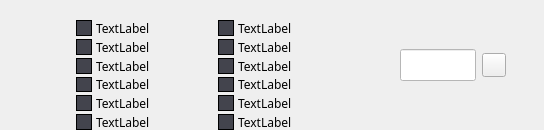
    <widget class="QFrame" name="Legend">
     <property name="sizePolicy">
      <sizepolicy hsizetype="Preferred" vsizetype="Fixed">
       <horstretch>0</horstretch>
       <verstretch>2</verstretch>
      </sizepolicy>
     </property>
     <property name="minimumSize">
      <size>
       <width>150</width>
       <height>130</height>
      </size>
     </property>
     <property name="maximumSize">
      <size>
       <width>16777215</width>
       <height>130</height>
      </size>
     </property>
     <layout class="QHBoxLayout" name="horizontalLayout" stretch="2,6,1,2,0,1">
      <property name="sizeConstraint">
       <enum>QLayout::SetDefaultConstraint</enum>
      </property>
      <property name="leftMargin">
       <number>0</number>
      </property>
      <property name="topMargin">
       <number>0</number>
      </property>
      <property name="rightMargin">
       <number>0</number>
      </property>
      <property name="bottomMargin">
       <number>0</number>
      </property>
      <item>
       <spacer name="horizontalSpacer_3">
        <property name="orientation">
         <enum>Qt::Horizontal</enum>
        </property>
        <property name="sizeHint" stdset="0">
         <size>
          <width>40</width>
          <height>20</height>
         </size>
        </property>
       </spacer>
      </item>
      <item>
       <widget class="QWidget" name="widget" native="true">
        <property name="sizePolicy">
         <sizepolicy hsizetype="Fixed" vsizetype="Fixed">
          <horstretch>0</horstretch>
          <verstretch>0</verstretch>
         </sizepolicy>
        </property>
        <property name="minimumSize">
         <size>
          <width>280</width>
          <height>130</height>
         </size>
        </property>
        <property name="maximumSize">
         <size>
          <width>280</width>
          <height>130</height>
         </size>
        </property>
        <property name="styleSheet">
         <string notr="true"/>
        </property>
        <layout class="QGridLayout" name="gridLayout_3">
         <property name="leftMargin">
          <number>0</number>
         </property>
         <property name="topMargin">
          <number>20</number>
         </property>
         <property name="rightMargin">
          <number>0</number>
         </property>
         <property name="bottomMargin">
          <number>0</number>
         </property>
         <property name="horizontalSpacing">
          <number>4</number>
         </property>
         <property name="verticalSpacing">
          <number>3</number>
         </property>
         <item row="3" column="3">
          <widget class="QLabel" name="lbl10">
           <property name="sizePolicy">
            <sizepolicy hsizetype="Preferred" vsizetype="Preferred">
             <horstretch>0</horstretch>
             <verstretch>0</verstretch>
            </sizepolicy>
           </property>
           <property name="minimumSize">
            <size>
             <width>80</width>
             <height>10</height>
            </size>
           </property>
           <property name="font">
            <font>
             <family>Fira Sans</family>
            </font>
           </property>
           <property name="text">
            <string>TextLabel</string>
           </property>
          </widget>
         </item>
         <item row="3" column="2">
          <widget class="QLabel" name="lblColor10">
           <property name="sizePolicy">
            <sizepolicy hsizetype="Fixed" vsizetype="Fixed">
             <horstretch>0</horstretch>
             <verstretch>0</verstretch>
            </sizepolicy>
           </property>
           <property name="minimumSize">
            <size>
             <width>16</width>
             <height>8</height>
            </size>
           </property>
           <property name="styleSheet">
            <string notr="true">background-color: rgb(67, 68, 77);
border-color: rgb(42, 42, 42);</string>
           </property>
           <property name="frameShape">
            <enum>QFrame::Box</enum>
           </property>
           <property name="frameShadow">
            <enum>QFrame::Plain</enum>
           </property>
           <property name="lineWidth">
            <number>1</number>
           </property>
           <property name="text">
            <string/>
           </property>
          </widget>
         </item>
         <item row="1" column="3">
          <widget class="QLabel" name="lbl8">
           <property name="sizePolicy">
            <sizepolicy hsizetype="Preferred" vsizetype="Preferred">
             <horstretch>0</horstretch>
             <verstretch>0</verstretch>
            </sizepolicy>
           </property>
           <property name="minimumSize">
            <size>
             <width>80</width>
             <height>10</height>
            </size>
           </property>
           <property name="font">
            <font>
             <family>Fira Sans</family>
            </font>
           </property>
           <property name="text">
            <string>TextLabel</string>
           </property>
          </widget>
         </item>
         <item row="5" column="2">
          <widget class="QLabel" name="lblColor12">
           <property name="sizePolicy">
            <sizepolicy hsizetype="Fixed" vsizetype="Fixed">
             <horstretch>0</horstretch>
             <verstretch>0</verstretch>
            </sizepolicy>
           </property>
           <property name="minimumSize">
            <size>
             <width>16</width>
             <height>8</height>
            </size>
           </property>
           <property name="styleSheet">
            <string notr="true">background-color: rgb(67, 68, 77);
border-color: rgb(42, 42, 42);</string>
           </property>
           <property name="frameShape">
            <enum>QFrame::Box</enum>
           </property>
           <property name="frameShadow">
            <enum>QFrame::Plain</enum>
           </property>
           <property name="lineWidth">
            <number>1</number>
           </property>
           <property name="text">
            <string/>
           </property>
          </widget>
         </item>
         <item row="1" column="1">
          <widget class="QLabel" name="lbl2">
           <property name="sizePolicy">
            <sizepolicy hsizetype="Preferred" vsizetype="Preferred">
             <horstretch>0</horstretch>
             <verstretch>0</verstretch>
            </sizepolicy>
           </property>
           <property name="minimumSize">
            <size>
             <width>80</width>
             <height>10</height>
            </size>
           </property>
           <property name="font">
            <font>
             <family>Fira Sans</family>
            </font>
           </property>
           <property name="text">
            <string>TextLabel</string>
           </property>
          </widget>
         </item>
         <item row="1" column="2">
          <widget class="QLabel" name="lblColor8">
           <property name="sizePolicy">
            <sizepolicy hsizetype="Fixed" vsizetype="Fixed">
             <horstretch>0</horstretch>
             <verstretch>0</verstretch>
            </sizepolicy>
           </property>
           <property name="minimumSize">
            <size>
             <width>16</width>
             <height>8</height>
            </size>
           </property>
           <property name="styleSheet">
            <string notr="true">background-color: rgb(67, 68, 77);
border-color: rgb(42, 42, 42);</string>
           </property>
           <property name="frameShape">
            <enum>QFrame::Box</enum>
           </property>
           <property name="frameShadow">
            <enum>QFrame::Plain</enum>
           </property>
           <property name="lineWidth">
            <number>1</number>
           </property>
           <property name="text">
            <string/>
           </property>
          </widget>
         </item>
         <item row="5" column="0">
          <widget class="QLabel" name="lblColor6">
           <property name="sizePolicy">
            <sizepolicy hsizetype="Fixed" vsizetype="Fixed">
             <horstretch>0</horstretch>
             <verstretch>0</verstretch>
            </sizepolicy>
           </property>
           <property name="minimumSize">
            <size>
             <width>16</width>
             <height>8</height>
            </size>
           </property>
           <property name="styleSheet">
            <string notr="true">background-color: rgb(67, 68, 77);
border-color: rgb(42, 42, 42);</string>
           </property>
           <property name="frameShape">
            <enum>QFrame::Box</enum>
           </property>
           <property name="frameShadow">
            <enum>QFrame::Plain</enum>
           </property>
           <property name="lineWidth">
            <number>1</number>
           </property>
           <property name="text">
            <string/>
           </property>
          </widget>
         </item>
         <item row="2" column="1">
          <widget class="QLabel" name="lbl3">
           <property name="sizePolicy">
            <sizepolicy hsizetype="Preferred" vsizetype="Preferred">
             <horstretch>0</horstretch>
             <verstretch>0</verstretch>
            </sizepolicy>
           </property>
           <property name="minimumSize">
            <size>
             <width>80</width>
             <height>10</height>
            </size>
           </property>
           <property name="font">
            <font>
             <family>Fira Sans</family>
            </font>
           </property>
           <property name="text">
            <string>TextLabel</string>
           </property>
          </widget>
         </item>
         <item row="2" column="0">
          <widget class="QLabel" name="lblColor3">
           <property name="sizePolicy">
            <sizepolicy hsizetype="Fixed" vsizetype="Fixed">
             <horstretch>0</horstretch>
             <verstretch>0</verstretch>
            </sizepolicy>
           </property>
           <property name="minimumSize">
            <size>
             <width>16</width>
             <height>8</height>
            </size>
           </property>
           <property name="styleSheet">
            <string notr="true">background-color: rgb(67, 68, 77);
border-color: rgb(42, 42, 42);</string>
           </property>
           <property name="frameShape">
            <enum>QFrame::Box</enum>
           </property>
           <property name="frameShadow">
            <enum>QFrame::Plain</enum>
           </property>
           <property name="lineWidth">
            <number>1</number>
           </property>
           <property name="text">
            <string/>
           </property>
          </widget>
         </item>
         <item row="5" column="3">
          <widget class="QLabel" name="lbl12">
           <property name="sizePolicy">
            <sizepolicy hsizetype="Preferred" vsizetype="Preferred">
             <horstretch>0</horstretch>
             <verstretch>0</verstretch>
            </sizepolicy>
           </property>
           <property name="minimumSize">
            <size>
             <width>80</width>
             <height>10</height>
            </size>
           </property>
           <property name="font">
            <font>
             <family>Fira Sans</family>
            </font>
           </property>
           <property name="text">
            <string>TextLabel</string>
           </property>
          </widget>
         </item>
         <item row="0" column="0">
          <widget class="QLabel" name="lblColor">
           <property name="sizePolicy">
            <sizepolicy hsizetype="Fixed" vsizetype="Fixed">
             <horstretch>0</horstretch>
             <verstretch>0</verstretch>
            </sizepolicy>
           </property>
           <property name="minimumSize">
            <size>
             <width>16</width>
             <height>8</height>
            </size>
           </property>
           <property name="styleSheet">
            <string notr="true">background-color: rgb(67, 68, 77);
border-color: rgb(42, 42, 42);</string>
           </property>
           <property name="frameShape">
            <enum>QFrame::Box</enum>
           </property>
           <property name="frameShadow">
            <enum>QFrame::Plain</enum>
           </property>
           <property name="lineWidth">
            <number>1</number>
           </property>
           <property name="text">
            <string/>
           </property>
          </widget>
         </item>
         <item row="0" column="3">
          <widget class="QLabel" name="lbl7">
           <property name="sizePolicy">
            <sizepolicy hsizetype="Preferred" vsizetype="Preferred">
             <horstretch>0</horstretch>
             <verstretch>0</verstretch>
            </sizepolicy>
           </property>
           <property name="minimumSize">
            <size>
             <width>80</width>
             <height>10</height>
            </size>
           </property>
           <property name="font">
            <font>
             <family>Fira Sans</family>
            </font>
           </property>
           <property name="text">
            <string>TextLabel</string>
           </property>
          </widget>
         </item>
         <item row="4" column="0">
          <widget class="QLabel" name="lblColor5">
           <property name="sizePolicy">
            <sizepolicy hsizetype="Fixed" vsizetype="Fixed">
             <horstretch>0</horstretch>
             <verstretch>0</verstretch>
            </sizepolicy>
           </property>
           <property name="minimumSize">
            <size>
             <width>16</width>
             <height>8</height>
            </size>
           </property>
           <property name="styleSheet">
            <string notr="true">background-color: rgb(67, 68, 77);
border-color: rgb(42, 42, 42);</string>
           </property>
           <property name="frameShape">
            <enum>QFrame::Box</enum>
           </property>
           <property name="frameShadow">
            <enum>QFrame::Plain</enum>
           </property>
           <property name="lineWidth">
            <number>1</number>
           </property>
           <property name="text">
            <string/>
           </property>
          </widget>
         </item>
         <item row="3" column="1">
          <widget class="QLabel" name="lbl4">
           <property name="sizePolicy">
            <sizepolicy hsizetype="Preferred" vsizetype="Preferred">
             <horstretch>0</horstretch>
             <verstretch>0</verstretch>
            </sizepolicy>
           </property>
           <property name="minimumSize">
            <size>
             <width>80</width>
             <height>10</height>
            </size>
           </property>
           <property name="font">
            <font>
             <family>Fira Sans</family>
            </font>
           </property>
           <property name="text">
            <string>TextLabel</string>
           </property>
          </widget>
         </item>
         <item row="5" column="1">
          <widget class="QLabel" name="lbl6">
           <property name="sizePolicy">
            <sizepolicy hsizetype="Preferred" vsizetype="Preferred">
             <horstretch>0</horstretch>
             <verstretch>0</verstretch>
            </sizepolicy>
           </property>
           <property name="minimumSize">
            <size>
             <width>80</width>
             <height>10</height>
            </size>
           </property>
           <property name="font">
            <font>
             <family>Fira Sans</family>
            </font>
           </property>
           <property name="text">
            <string>TextLabel</string>
           </property>
          </widget>
         </item>
         <item row="1" column="0">
          <widget class="QLabel" name="lblColor2">
           <property name="sizePolicy">
            <sizepolicy hsizetype="Fixed" vsizetype="Fixed">
             <horstretch>0</horstretch>
             <verstretch>0</verstretch>
            </sizepolicy>
           </property>
           <property name="minimumSize">
            <size>
             <width>16</width>
             <height>8</height>
            </size>
           </property>
           <property name="styleSheet">
            <string notr="true">background-color: rgb(67, 68, 77);
border-color: rgb(42, 42, 42);</string>
           </property>
           <property name="frameShape">
            <enum>QFrame::Box</enum>
           </property>
           <property name="frameShadow">
            <enum>QFrame::Plain</enum>
           </property>
           <property name="lineWidth">
            <number>1</number>
           </property>
           <property name="text">
            <string/>
           </property>
          </widget>
         </item>
         <item row="4" column="1">
          <widget class="QLabel" name="lbl5">
           <property name="sizePolicy">
            <sizepolicy hsizetype="Preferred" vsizetype="Preferred">
             <horstretch>0</horstretch>
             <verstretch>0</verstretch>
            </sizepolicy>
           </property>
           <property name="minimumSize">
            <size>
             <width>80</width>
             <height>10</height>
            </size>
           </property>
           <property name="font">
            <font>
             <family>Fira Sans</family>
            </font>
           </property>
           <property name="text">
            <string>TextLabel</string>
           </property>
          </widget>
         </item>
         <item row="4" column="2">
          <widget class="QLabel" name="lblColor11">
           <property name="sizePolicy">
            <sizepolicy hsizetype="Fixed" vsizetype="Fixed">
             <horstretch>0</horstretch>
             <verstretch>0</verstretch>
            </sizepolicy>
           </property>
           <property name="minimumSize">
            <size>
             <width>16</width>
             <height>8</height>
            </size>
           </property>
           <property name="styleSheet">
            <string notr="true">background-color: rgb(67, 68, 77);
border-color: rgb(42, 42, 42);</string>
           </property>
           <property name="frameShape">
            <enum>QFrame::Box</enum>
           </property>
           <property name="frameShadow">
            <enum>QFrame::Plain</enum>
           </property>
           <property name="lineWidth">
            <number>1</number>
           </property>
           <property name="text">
            <string/>
           </property>
          </widget>
         </item>
         <item row="0" column="1">
          <widget class="QLabel" name="lbl">
           <property name="sizePolicy">
            <sizepolicy hsizetype="Preferred" vsizetype="Preferred">
             <horstretch>0</horstretch>
             <verstretch>0</verstretch>
            </sizepolicy>
           </property>
           <property name="minimumSize">
            <size>
             <width>80</width>
             <height>10</height>
            </size>
           </property>
           <property name="font">
            <font>
             <family>Fira Sans</family>
            </font>
           </property>
           <property name="text">
            <string>TextLabel</string>
           </property>
          </widget>
         </item>
         <item row="4" column="3">
          <widget class="QLabel" name="lbl11">
           <property name="sizePolicy">
            <sizepolicy hsizetype="Preferred" vsizetype="Preferred">
             <horstretch>0</horstretch>
             <verstretch>0</verstretch>
            </sizepolicy>
           </property>
           <property name="minimumSize">
            <size>
             <width>80</width>
             <height>10</height>
            </size>
           </property>
           <property name="font">
            <font>
             <family>Fira Sans</family>
            </font>
           </property>
           <property name="text">
            <string>TextLabel</string>
           </property>
          </widget>
         </item>
         <item row="2" column="2">
          <widget class="QLabel" name="lblColor9">
           <property name="sizePolicy">
            <sizepolicy hsizetype="Fixed" vsizetype="Fixed">
             <horstretch>0</horstretch>
             <verstretch>0</verstretch>
            </sizepolicy>
           </property>
           <property name="minimumSize">
            <size>
             <width>16</width>
             <height>8</height>
            </size>
           </property>
           <property name="styleSheet">
            <string notr="true">background-color: rgb(67, 68, 77);
border-color: rgb(42, 42, 42);</string>
           </property>
           <property name="frameShape">
            <enum>QFrame::Box</enum>
           </property>
           <property name="frameShadow">
            <enum>QFrame::Plain</enum>
           </property>
           <property name="lineWidth">
            <number>1</number>
           </property>
           <property name="text">
            <string/>
           </property>
          </widget>
         </item>
         <item row="0" column="2">
          <widget class="QLabel" name="lblColor7">
           <property name="sizePolicy">
            <sizepolicy hsizetype="Fixed" vsizetype="Fixed">
             <horstretch>0</horstretch>
             <verstretch>0</verstretch>
            </sizepolicy>
           </property>
           <property name="minimumSize">
            <size>
             <width>16</width>
             <height>8</height>
            </size>
           </property>
           <property name="styleSheet">
            <string notr="true">background-color: rgb(67, 68, 77);
border-color: rgb(42, 42, 42);</string>
           </property>
           <property name="frameShape">
            <enum>QFrame::Box</enum>
           </property>
           <property name="frameShadow">
            <enum>QFrame::Plain</enum>
           </property>
           <property name="lineWidth">
            <number>1</number>
           </property>
           <property name="text">
            <string/>
           </property>
          </widget>
         </item>
         <item row="3" column="0">
          <widget class="QLabel" name="lblColor4">
           <property name="sizePolicy">
            <sizepolicy hsizetype="Fixed" vsizetype="Fixed">
             <horstretch>0</horstretch>
             <verstretch>0</verstretch>
            </sizepolicy>
           </property>
           <property name="minimumSize">
            <size>
             <width>16</width>
             <height>8</height>
            </size>
           </property>
           <property name="styleSheet">
            <string notr="true">background-color: rgb(67, 68, 77);
border-color: rgb(42, 42, 42);</string>
           </property>
           <property name="frameShape">
            <enum>QFrame::Box</enum>
           </property>
           <property name="frameShadow">
            <enum>QFrame::Plain</enum>
           </property>
           <property name="lineWidth">
            <number>1</number>
           </property>
           <property name="text">
            <string/>
           </property>
          </widget>
         </item>
         <item row="2" column="3">
          <widget class="QLabel" name="lbl9">
           <property name="sizePolicy">
            <sizepolicy hsizetype="Preferred" vsizetype="Preferred">
             <horstretch>0</horstretch>
             <verstretch>0</verstretch>
            </sizepolicy>
           </property>
           <property name="minimumSize">
            <size>
             <width>80</width>
             <height>10</height>
            </size>
           </property>
           <property name="font">
            <font>
             <family>Fira Sans</family>
            </font>
           </property>
           <property name="text">
            <string>TextLabel</string>
           </property>
          </widget>
         </item>
        </layout>
       </widget>
      </item>
      <item>
       <spacer name="horizontalSpacer_2">
        <property name="orientation">
         <enum>Qt::Horizontal</enum>
        </property>
        <property name="sizeHint" stdset="0">
         <size>
          <width>40</width>
          <height>20</height>
         </size>
        </property>
       </spacer>
      </item>
      <item>
       <widget class="QLineEdit" name="SearchBar">
        <property name="minimumSize">
         <size>
          <width>32</width>
          <height>32</height>
         </size>
        </property>
        <property name="maximumSize">
         <size>
          <width>128</width>
          <height>32</height>
         </size>
        </property>
        <property name="styleSheet">
         <string notr="true">border-color: rgb(12, 12, 12);
color: rgb(0, 0, 0);
background-color: rgb(255, 255, 255);</string>
        </property>
        <property name="inputMask">
         <string/>
        </property>
       </widget>
      </item>
      <item>
       <widget class="QPushButton" name="SearchButton">
        <property name="minimumSize">
         <size>
          <width>24</width>
          <height>24</height>
         </size>
        </property>
        <property name="maximumSize">
         <size>
          <width>24</width>
          <height>24</height>
         </size>
        </property>
        <property name="text">
         <string/>
        </property>
        <property name="icon">
         <iconset resource="../resources.qrc">
          <normaloff>:/icons/resources/icnSearch.png</normaloff>:/icons/resources/icnSearch.png</iconset>
        </property>
        <property name="iconSize">
         <size>
          <width>24</width>
          <height>24</height>
         </size>
        </property>
       </widget>
      </item>
      <item>
       <spacer name="horizontalSpacer_5">
        <property name="orientation">
         <enum>Qt::Horizontal</enum>
        </property>
        <property name="sizeHint" stdset="0">
         <size>
          <width>40</width>
          <height>20</height>
         </size>
        </property>
       </spacer>
      </item>
     </layout>
    </widget>
